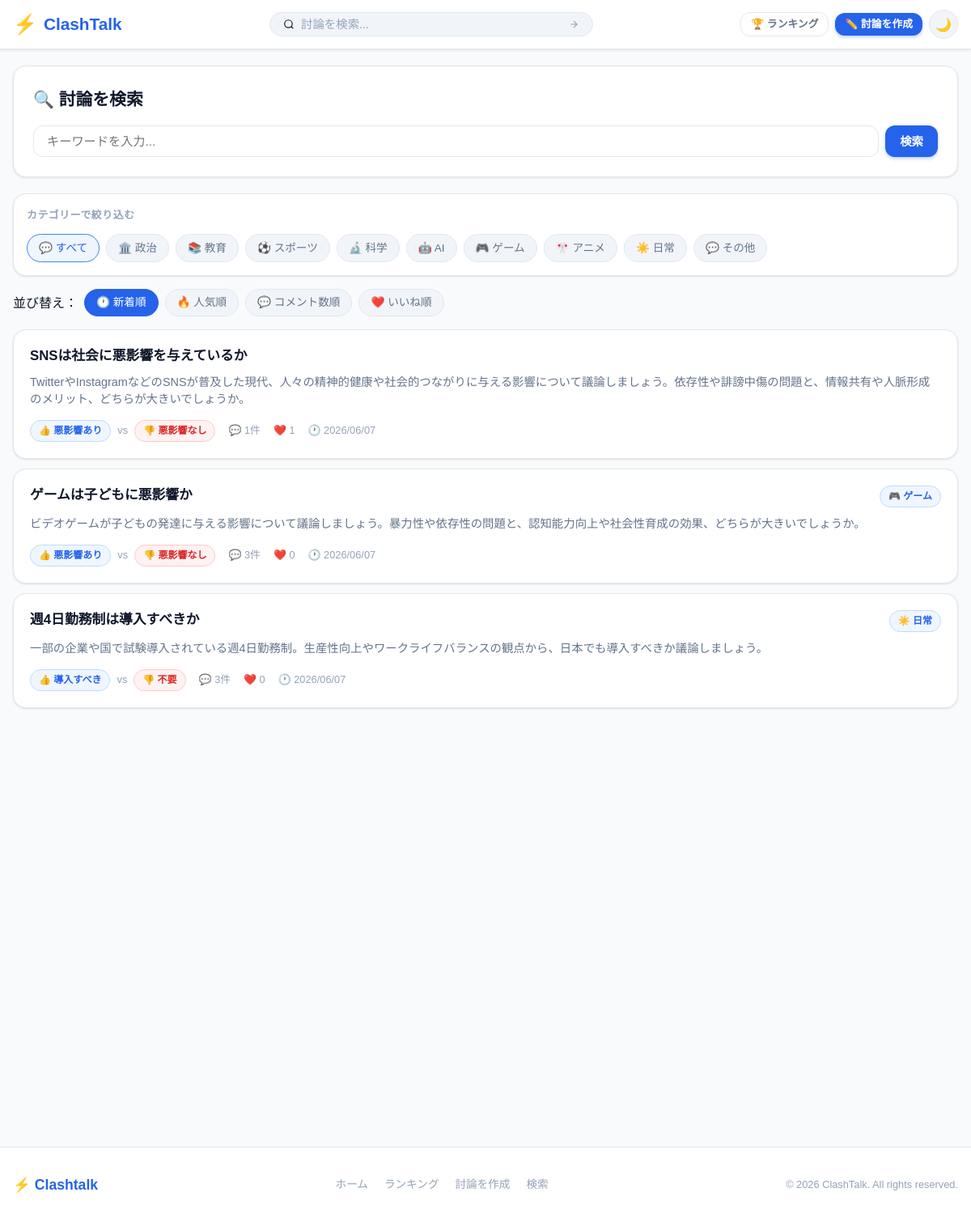
The app's page /search/ with its own data.
### debates/models.py (models this page shows, shortened)
class Category(models.Model):
    name = models.CharField('カテゴリー名', max_length=50, unique=True)
    slug = models.SlugField('スラッグ', max_length=50, unique=True)
    icon = models.CharField('アイコン（絵文字）', max_length=10, default='💬')
    description = models.TextField('説明', blank=True)
    order = models.PositiveIntegerField('表示順', default=0)
    created_at = models.DateTimeField('作成日時', auto_now_add=True)
    class Meta:
        verbose_name = 'カテゴリー'
        verbose_name_plural = 'カテゴリー'
        ordering = ['order', 'name']

class Debate(models.Model):
    title = models.CharField('タイトル', max_length=200)
    description = models.TextField('説明')
    category = models.ForeignKey(
        Category,
        on_delete=models.SET_NULL,
        null=True,
        blank=True,
        related_name='debates',
        verbose_name='カテゴリー'
    )
    pro_label = models.CharField('賛成側名称', max_length=50, default='賛成')
    con_label = models.CharField('反対側名称', max_length=50, default='反対')
    author = models.ForeignKey(
        User,
        on_delete=models.SET_NULL,
        null=True,
        blank=True,
        related_name='debates',
        verbose_name='作成者'
    )
    session_key = models.CharField('セッションキー', max_length=40, blank=True)
    author_name = models.CharField('投稿者名', max_length=50, default='匿名')
    created_at = models.DateTimeField('作成日時', auto_now_add=True)
    updated_at = models.DateTimeField('更新日時', auto_now=True)
    is_active = models.BooleanField('公開中', default=True)
    class Meta:
        verbose_name = '討論'
        verbose_name_plural = '討論'
        ordering = ['-created_at']
        indexes = [
            models.Index(fields=['-created_at']),
            models.Index(fields=['category']),
            models.Index(fields=['is_active']),
        ]
    @property
    def total_posts(self):
        return self.posts.filter(is_active=True).count()
    @property
    def total_likes(self):
        return Like.objects.filter(post__debate=self).count()

### debates/views.py (the view)
# urls.py: path('search/', views.search, name='search'),
def search(request):
    form = SearchForm(request.GET)
    query = request.GET.get('q', '').strip()
    category_slug = request.GET.get('category', '')
    sort = request.GET.get('sort', 'new')
    debates = Debate.objects.filter(is_active=True).select_related('category')
    selected_category = None
    if category_slug:
        try:
            selected_category = Category.objects.get(slug=category_slug)
            debates = debates.filter(category=selected_category)
        except Category.DoesNotExist:
            pass
    if query:
        debates = debates.filter(
            Q(title__icontains=query) |
            Q(description__icontains=query)
        )
    debates = apply_sort(debates, sort)
    paginator = Paginator(debates, 10)
    page_number = request.GET.get('page', 1)
    page_obj = paginator.get_page(page_number)
    context = {
        'form': form,
        'page_obj': page_obj,
        'query': query,
        'selected_category': selected_category,
        'sort': sort,
        'result_count': paginator.count,
    }
    return render(request, 'debates/search.html', context)

### debates/forms.py
class SearchForm(forms.Form):
    q = forms.CharField(
        required=False,
        widget=forms.TextInput(attrs={
            'class': 'search-input',
            'placeholder': '討論を検索...',
            'autocomplete': 'off',
        }),
        label='キーワード',
    )
    category = forms.CharField(
        required=False,
        widget=forms.HiddenInput(),
    )
    sort = forms.ChoiceField(
        required=False,
        choices=[
            ('new', '新着順'),
            ('popular', '人気順'),
            ('comments', 'コメント数順'),
            ('likes', 'いいね順'),
        ],
        initial='new',
        widget=forms.Select(attrs={'class': 'sort-select'}),
        label='並び替え',
    )

### debates/context_processors.py (called while the page is built)
def global_context(request):
    categories = Category.objects.all().order_by('order', 'name')
    return {
        'global_categories': categories,
    }

### debates/views.py (called while the page is built)
def apply_sort(debates, sort):
    if sort == 'popular':
        return debates.annotate(post_count=Count('posts')).order_by('-post_count', '-created_at')
    elif sort == 'comments':
        return debates.annotate(
            comment_count=Count('posts__comments')
        ).order_by('-comment_count', '-created_at')
    elif sort == 'likes':
        return debates.annotate(
            like_count=Count('posts__likes')
        ).order_by('-like_count', '-created_at')
    else:
        return debates.order_by('-created_at')

### templates/debates/search.html (shortened to what this page needs)
{% extends 'base.html' %}
{% load static %}
{% block content %}
<div style="padding: 20px 0;">
  <div class="search-header">
    <h1 style="font-size: 1.3rem; font-weight: 800; color: var(--text);">
      🔍 {% if query %}「{{ query }}」の検索結果{% else %}討論を検索{% endif %}
    </h1>
    <form method="get" action="{% url 'debates:search' %}" style="margin-top: 16px;">
      <div style="display: flex; gap: 8px;">
        <input type="text" name="q" value="{{ query }}"
               placeholder="キーワードを入力..."
               style="flex: 1; padding: 10px 16px; border: 1.5px solid var(--border); border-radius: var(--radius); font-size: 0.95rem; background: var(--surface); color: var(--text);">
        <button type="submit" class="btn btn-primary">検索</button>
      </div>
    </form>
  </div>
  <div class="category-bar" style="margin-bottom: 16px;">
    <div class="category-bar-title">カテゴリーで絞り込む</div>
    <div class="category-chips">
      <a href="{% url 'debates:search' %}{% if query %}?q={{ query }}{% endif %}"
         class="category-chip {% if not selected_category %}active{% endif %}">
        💬 すべて
      </a>
      {% for cat in global_categories %}
      <a href="{% url 'debates:search' %}?{% if query %}q={{ query }}&{% endif %}category={{ cat.slug }}"
         class="category-chip {% if selected_category.slug == cat.slug %}active{% endif %}">
        {{ cat.icon }} {{ cat.name }}
      </a>
      {% endfor %}
    </div>
  </div>
  <div class="sort-bar" style="margin-bottom: 16px;">
    <span>並び替え：</span>
    <a href="?{% if query %}q={{ query }}&{% endif %}{% if selected_category %}category={{ selected_category.slug }}&{% endif %}sort=new"
       class="sort-btn {% if sort == 'new' %}active{% endif %}">🕐 新着順</a>
    <a href="?{% if query %}q={{ query }}&{% endif %}{% if selected_category %}category={{ selected_category.slug }}&{% endif %}sort=popular"
       class="sort-btn {% if sort == 'popular' %}active{% endif %}">🔥 人気順</a>
    <a href="?{% if query %}q={{ query }}&{% endif %}{% if selected_category %}category={{ selected_category.slug }}&{% endif %}sort=comments"
       class="sort-btn {% if sort == 'comments' %}active{% endif %}">💬 コメント数順</a>
    <a href="?{% if query %}q={{ query }}&{% endif %}{% if selected_category %}category={{ selected_category.slug }}&{% endif %}sort=likes"
       class="sort-btn {% if sort == 'likes' %}active{% endif %}">❤️ いいね順</a>
  </div>
  {% if page_obj.object_list %}
    {% for debate in page_obj.object_list %}
    <a href="{% url 'debates:detail' debate.pk %}" class="debate-card">
      <div class="debate-card-header">
        <h3 class="debate-card-title">{{ debate.title }}</h3>
        {% if debate.category %}
        <span class="badge badge-category">{{ debate.category.icon }} {{ debate.category.name }}</span>
        {% endif %}
      </div>
      <p class="debate-card-desc">{{ debate.description }}</p>
      <div class="debate-card-footer">
        <div class="debate-card-meta">
          <span class="badge badge-pro">👍 {{ debate.pro_label }}</span>
          <span style="color: var(--text-muted); margin: 0 4px;">vs</span>
          <span class="badge badge-con">👎 {{ debate.con_label }}</span>
        </div>
        <div class="debate-card-meta">💬 {{ debate.total_posts }}件</div>
        <div class="debate-card-meta">❤️ {{ debate.total_likes }}</div>
        <div class="debate-card-meta">🕐 {{ debate.created_at|date:"Y/m/d" }}</div>
      </div>
    </a>
    {% endfor %}
  {% endif %}
</div>
{% endblock %}

### records on screen
Category: icon "🏛️", name "政治"
Category: icon "📚", name "教育"
Category: icon "⚽", name "スポーツ"
Category: icon "🔬", name "科学"
Category: icon "🤖", name "AI"
Category: icon "🎮", name "ゲーム"
Category: icon "🎌", name "アニメ"
Category: icon "☀️", name "日常"
Category: icon "💬", name "その他"
Debate: title "SNSは社会に悪影響を与えているか", description "TwitterやInstagramなどのSNSが普及した現代、人々の精神的健康や社会的つながりに与える影響について議論しましょう。依存性や誹謗中傷の問題と、情報共有や人脈形成のメリット、どちらが大きいでしょうか。", pro_label "悪影響あり", con_label "悪影響なし", total_posts "1", total_likes "1", created_at "2026/06/07"
Debate: title "ゲームは子どもに悪影響か", category.icon "🎮", category.name "ゲーム", description "ビデオゲームが子どもの発達に与える影響について議論しましょう。暴力性や依存性の問題と、認知能力向上や社会性育成の効果、どちらが大きいでしょうか。", pro_label "悪影響あり", con_label "悪影響なし", total_posts "3", total_likes "0", created_at "2026/06/07"
Debate: title "週4日勤務制は導入すべきか", category.icon "☀️", category.name "日常", description "一部の企業や国で試験導入されている週4日勤務制。生産性向上やワークライフバランスの観点から、日本でも導入すべきか議論しましょう。", pro_label "導入すべき", con_label "不要", total_posts "3", total_likes "0", created_at "2026/06/07"
